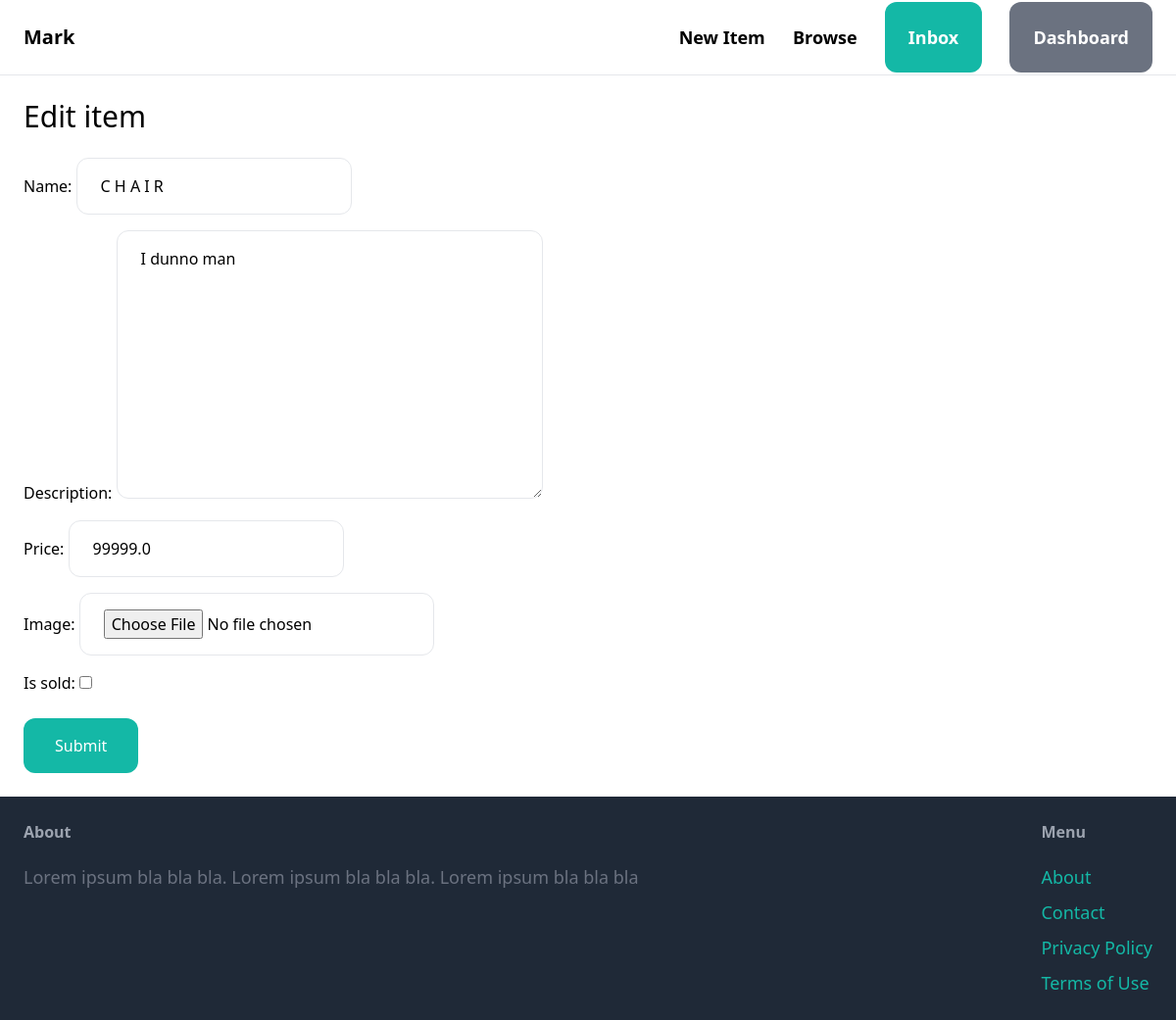
/items/4/edit/ (signed in), run on an earlier commit of the app's database.
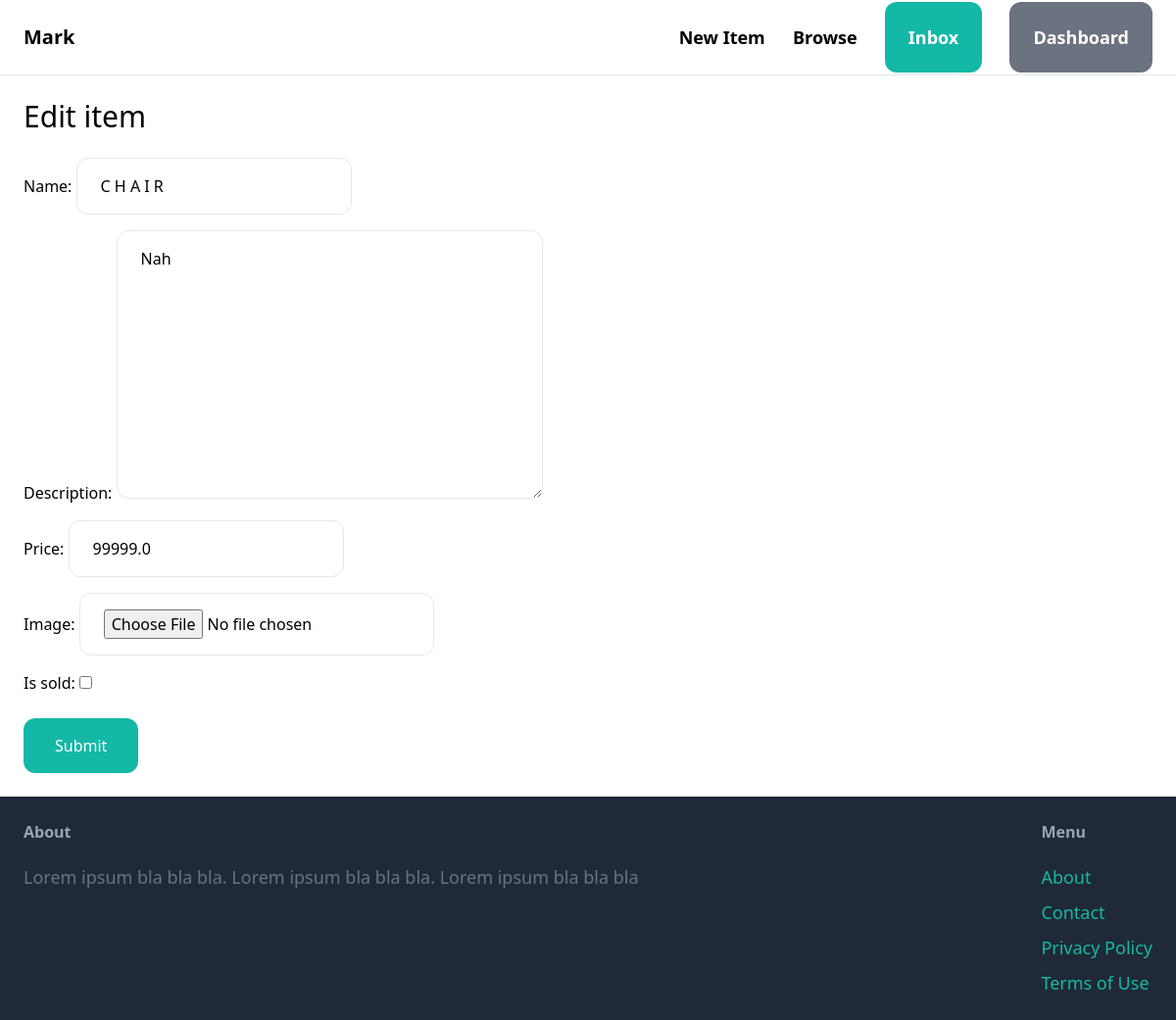
And on a later commit of the database.
### item/models.py (models this page shows, shortened)
class Item(models.Model):
    category = models.ForeignKey(Category,related_name='items',on_delete=models.CASCADE)
    name=models.CharField(max_length=255)
    description = models.TextField(blank=True, null=True)
    price = models.FloatField()
    image = models.ImageField(upload_to='item_images',blank=True,null=True)
    is_sold=models.BooleanField(default=False)
    created_by =models.ForeignKey(User, related_name='items',on_delete=models.CASCADE)
    created_at=models.DateTimeField(auto_now_add=True)

### item/views.py (the view)
# urls.py: path('<int:pk>/edit/', views.edit, name='edit'),
@login_required
def edit(request,pk):
    item = get_object_or_404(Item,pk=pk, created_by=request.user)
    if request.method=="POST":
        form = EditItemFrom(request.POST, request.FILES, instance=item)
        if form.is_valid():
            item.save()
            return redirect('item:detail', pk=item.id)
    else:
        form = EditItemFrom(instance=item)
    return render(request, 'item/form.html',{
        'form':form,
        'title': 'Edit item',
    })

### item/forms.py
class EditItemFrom(forms.ModelForm):
    class Meta:
        model = Item
        fields = ('name','description','price','image','is_sold')
        widgets ={
            'name':forms.TextInput(attrs={
                'class': INPUT_CLASSES
            }),
            'description':forms.Textarea(attrs={
                'class': INPUT_CLASSES
            }),
            'price':forms.TextInput(attrs={
                'class': INPUT_CLASSES
            }),
            'image':forms.FileInput(attrs={
                'class': INPUT_CLASSES
            }),
        }

### item/templates/item/form.html (shortened to what this page needs)
{% extends 'core/base.html' %}
{% block content %}
<h1 class="mb-6 text-3xl">{{ title }}</h1>
<form method='post' action="." enctype="multipart/form-data">
    <div class="space-y-4">
        {{ form.as_p }}
    </div>
    <button class="mt-6 py-4 px-8 text.lg bg-teal-500 hover:bg-teal-700 rounded-xl text-white">Submit</button>
</form>
{% endblock %}

What changed in the data, as far as the page shows it:
changed Item: description "I dunno man" → "Nah"
